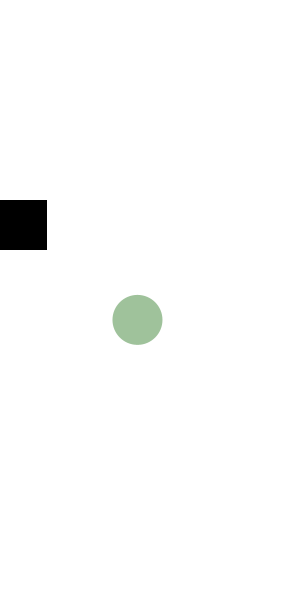
Frame 1 (no input)
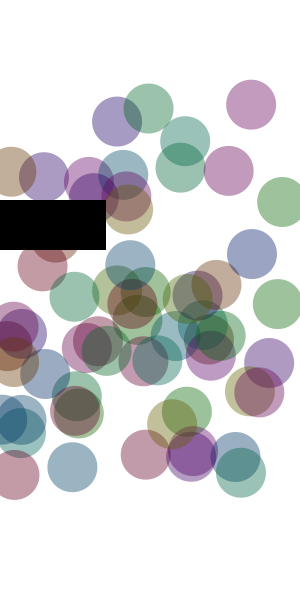
Frame 60 (the mouse pressed at the canvas centre just before this capture)
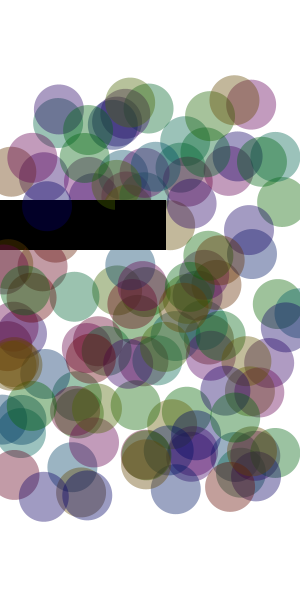
Frame 120 (the mouse held since frame 60 and released just before this capture)

The Processing sketch that drew these frames (run headless with seeded random() and noise(); from frame 60 on, the mouse is pressed at the canvas centre):

// Processing sketch: processing_20445
// ── processing_20445.pde

 int box = -4;
 
 
void setup() {
  size(300, 600);
  background(255);
 colorMode(HSB,255);
  smooth();
}

void draw() {
noStroke();
fill(0, 0, 0);
 
  box++; 
  rect(box,200,50,50);

delay(100);
float hUE = random(0, 60);
float sAT = random(50,100);
float bRT= random(0,75);

fill(hUE,sAT,bRT,190);
float a = random(10,100);
  
color(random(360), 100, 100);
fill(random(255), 360, 100, 100);
ellipse(random(300), random(100, 500), 50, 50);
}
